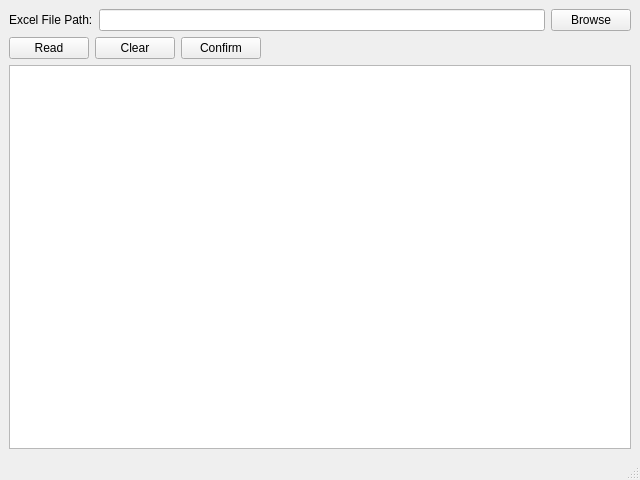
<?xml version="1.0" encoding="UTF-8"?>
<ui version="4.0">
 <class>ExcelReader</class>
 <widget class="QMainWindow" name="ExcelReader">
  <property name="geometry">
   <rect>
    <x>0</x>
    <y>0</y>
    <width>640</width>
    <height>480</height>
   </rect>
  </property>
  <property name="windowTitle">
   <string>Excel Reader</string>
  </property>
  <widget class="QWidget" name="centralwidget">
   <layout class="QGridLayout" name="gridLayout">
    <item row="0" column="0">
     <layout class="QVBoxLayout" name="verticalLayout">
      <item>
       <layout class="QHBoxLayout" name="horizontalLayout">
        <item>
         <widget class="QLabel" name="file_path_label">
          <property name="text">
           <string>Excel File Path:</string>
          </property>
         </widget>
        </item>
        <item>
         <widget class="QLineEdit" name="file_path_line_edit">
          <property name="readOnly">
           <bool>true</bool>
          </property>
         </widget>
        </item>
        <item>
         <widget class="QPushButton" name="browse_btn">
          <property name="text">
           <string>Browse</string>
          </property>
         </widget>
        </item>
       </layout>
      </item>
      <item>
       <layout class="QHBoxLayout" name="horizontalLayout_2">
        <item>
         <widget class="QPushButton" name="read_btn">
          <property name="text">
           <string>Read</string>
          </property>
         </widget>
        </item>
        <item>
         <widget class="QPushButton" name="clr_btn">
          <property name="text">
           <string>Clear</string>
          </property>
         </widget>
        </item>
        <item>
         <widget class="QPushButton" name="confirm_btn">
          <property name="text">
           <string>Confirm</string>
          </property>
         </widget>
        </item>
        <item>
         <spacer name="horizontalSpacer">
          <property name="orientation">
           <enum>Qt::Horizontal</enum>
          </property>
          <property name="sizeHint" stdset="0">
           <size>
            <width>40</width>
            <height>20</height>
           </size>
          </property>
         </spacer>
        </item>
       </layout>
      </item>
      <item>
       <widget class="QTableWidget" name="table_widget"/>
      </item>
     </layout>
    </item>
   </layout>
  </widget>
  <widget class="QMenuBar" name="menubar">
   <property name="geometry">
    <rect>
     <x>0</x>
     <y>0</y>
     <width>640</width>
     <height>22</height>
    </rect>
   </property>
  </widget>
  <widget class="QStatusBar" name="statusbar"/>
 </widget>
 <resources/>
 <connections/>
</ui>
